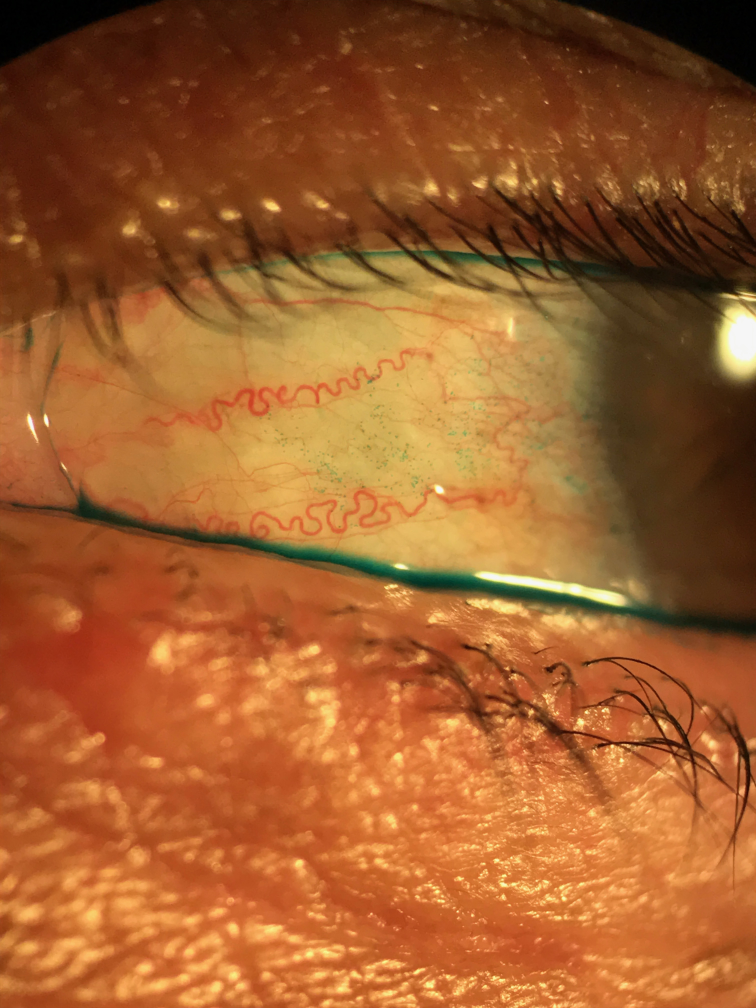
#> input picture test_images/LG_Staining/SC31V1_LGL_B2.jpg, 3024 x 4032 px, found by its file name (shown at 1/4 size); its folder holds 4 pictures in this run
$ python 3-model_predict.py
#> lines starting #> are read from the running program, lines starting #| are printed output that depends on the picture
### utils/get_dataset.py
import os
import imageio
import numpy as np
from skimage.transform import resize
import matplotlib.pyplot as plt

from tqdm import tqdm

from utils.data_augment import get_random_perturbation


# [68 lines left out: function get_data_train, not called in this run]

def get_data_test(image_path, img_rows, img_cols):
#> called with image_path = 'training/LG_Staining/test_images', img_rows = 512, img_cols = 512
    print()
    filenames = []
    total = 0
    for dirName, subdirList, fileList in os.walk(image_path):
        for filename in fileList:
            if ".jpg" in filename.lower():
                name = filename.split('.')[0]
                filenames.append(name)
                total += 1
#> pass 2 of the loop in get_data_test, `for dirName, subdirList, fileList in os.walk(image_path):`:
    print('Total', total, 'sample images to analyse')

    print()
    print('Preprocessing sample data for test')
    pbar = tqdm(total = total)
    imags_temp = np.ndarray((total, img_rows, img_cols, 3), dtype=np.uint8)
    for i in range(total):
            imag = imageio.imread(os.path.join(image_path, filenames[i] + '.jpg'))
#> imag is the input picture: shape (4032, 3024, 3); mean R, G, B 158.1, 92.9, 44.8
            imag = np.uint8(imag)
            imag = resize(imag, (img_rows, img_cols, 3), order = 0)
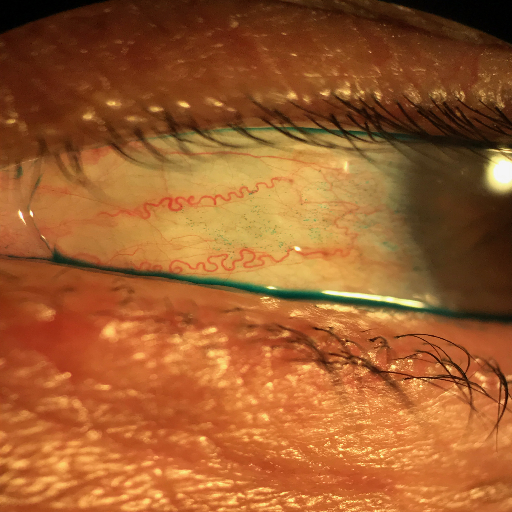
#> imag: shape (512, 512, 3); mean R, G, B 158.1, 92.9, 44.8
            imag = np.uint8(imag*255.)
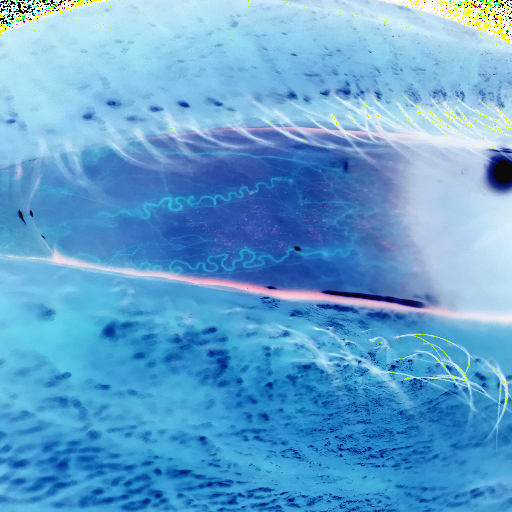
#> imag: shape (512, 512, 3); mean R, G, B 97.3, 162.5, 209.2
            imags_temp[i] = imag

            pbar.update(1)
#> pass 2 of the loop in get_data_test, `for i in range(total):`:
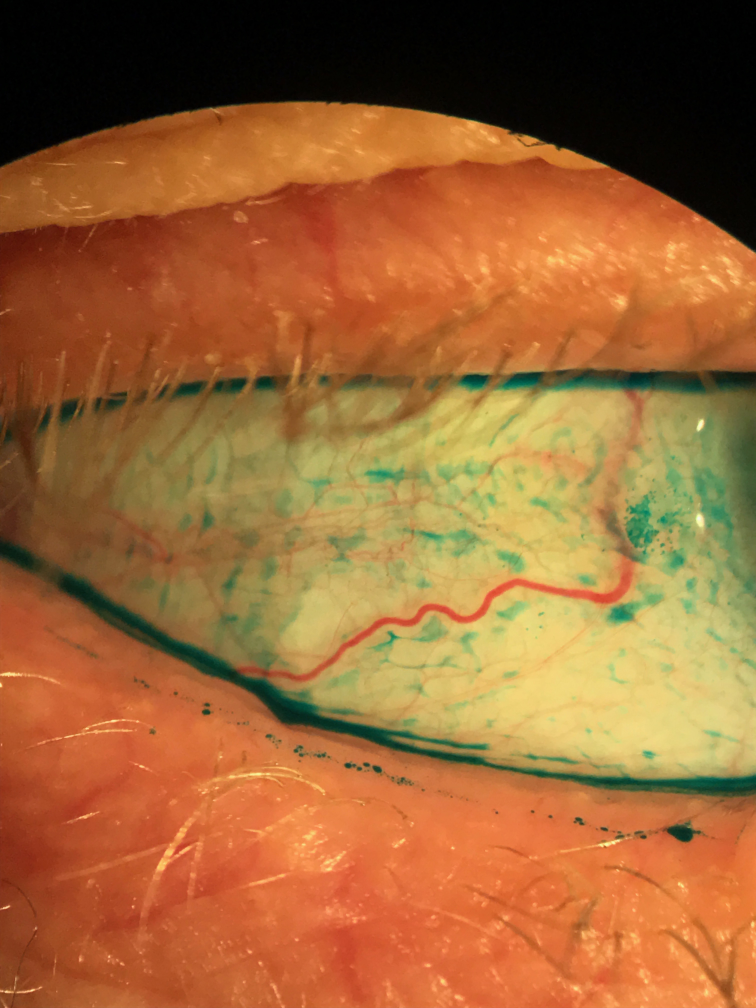
#> input picture test_images/LG_Staining/SC35V1_LGR_B1.jpg, 3024 x 4032 px, found by its file name (shown at 1/4 size)
#> in get_data_test, imag is the input picture: shape (4032, 3024, 3); mean R, G, B 157.5, 102.2, 54.3
#> in get_data_test, `imag = resize(imag, (img_rows, img_cols, 3), order = 0)`:
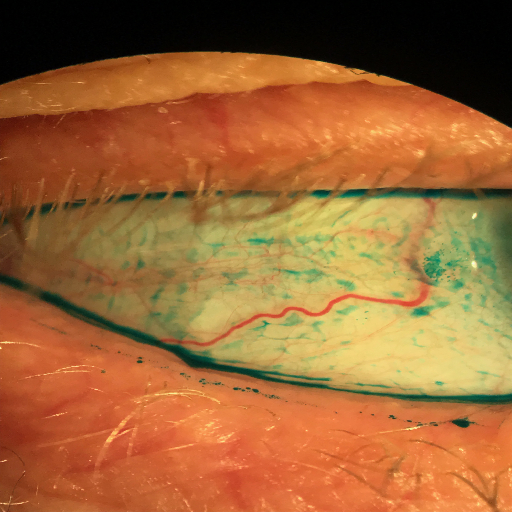
#> imag: shape (512, 512, 3); mean R, G, B 157.4, 102.2, 54.3
#> in get_data_test, `imag = np.uint8(imag*255.)`:
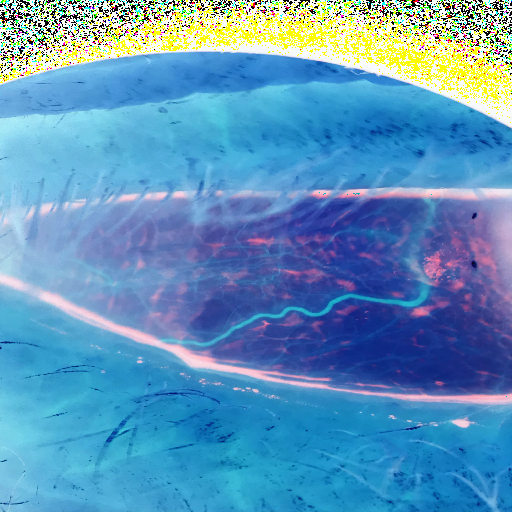
#> imag: shape (512, 512, 3); mean R, G, B 92.5, 148.3, 187.5
#> pass 3 of the loop in get_data_test, `for i in range(total):`:
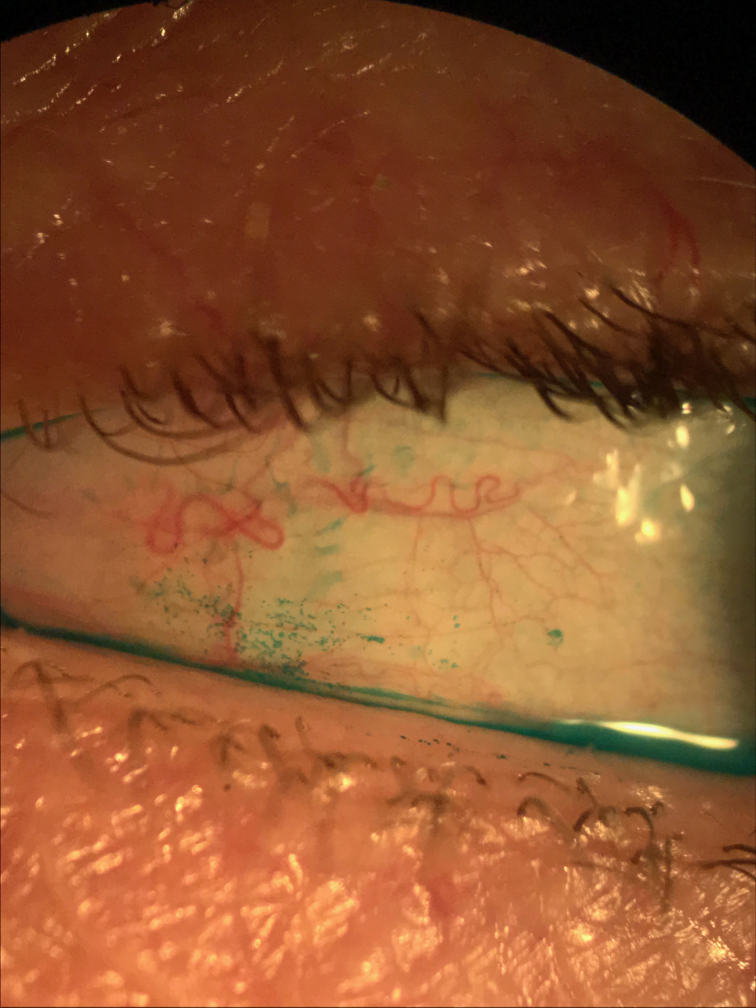
#> input picture test_images/LG_Staining/7801LE_LG_B (1).jpg, 3024 x 4032 px, found by its file name (shown at 1/4 size)
#> in get_data_test, imag is the input picture: shape (4032, 3024, 3); mean R, G, B 142.3, 84.8, 46.9
#> in get_data_test, `imag = resize(imag, (img_rows, img_cols, 3), order = 0)`:
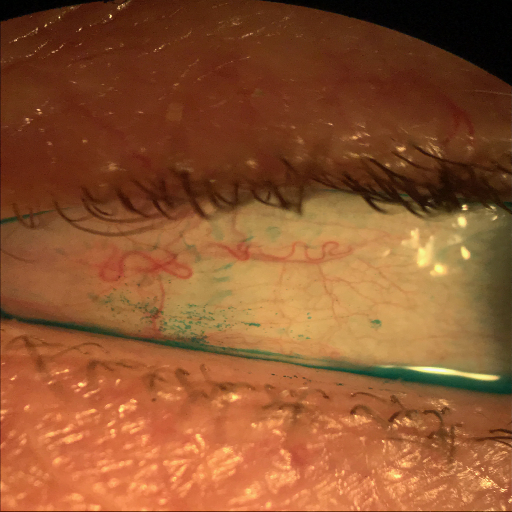
#> imag: shape (512, 512, 3); mean R, G, B 142.2, 84.7, 46.9
#> in get_data_test, `imag = np.uint8(imag*255.)`:
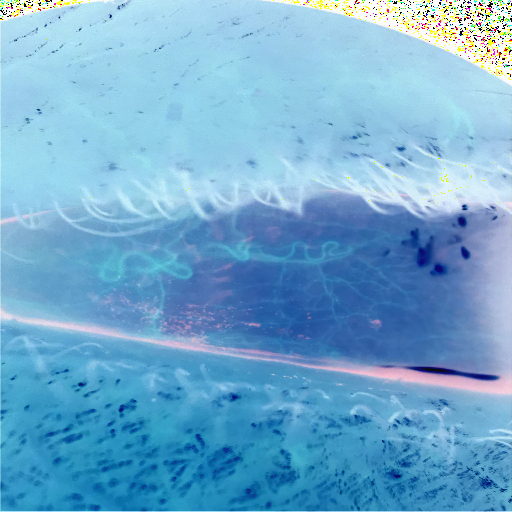
#> imag: shape (512, 512, 3); mean R, G, B 112.9, 170.3, 207
#> the loop made 4 passes; the first 3 are shown
    pbar.close()
    imags = imags_temp

    return imags, filenames

### utils/UNet_model.py
import tensorflow as tf
from tensorflow.keras.models import Model
from tensorflow.keras.layers import Input, concatenate, Conv2D, MaxPooling2D, Conv2DTranspose
from tensorflow.keras.optimizers import Adam

def get_unet(img_rows = 512, img_cols = 512, img_chns =3):
    inputs = Input((img_rows, img_cols, img_chns))
    conv1 = Conv2D(32, (3, 3), activation='relu', padding='same')(inputs)
    conv1 = Conv2D(32, (3, 3), activation='relu', padding='same')(conv1)
    pool1 = MaxPooling2D(pool_size=(2, 2))(conv1)

    conv2 = Conv2D(64, (3, 3), activation='relu', padding='same')(pool1)
    conv2 = Conv2D(64, (3, 3), activation='relu', padding='same')(conv2)
    pool2 = MaxPooling2D(pool_size=(2, 2))(conv2)

    conv3 = Conv2D(128, (3, 3), activation='relu', padding='same')(pool2)
    conv3 = Conv2D(128, (3, 3), activation='relu', padding='same')(conv3)
    pool3 = MaxPooling2D(pool_size=(2, 2))(conv3)

    conv4 = Conv2D(256, (3, 3), activation='relu', padding='same')(pool3)
    conv4 = Conv2D(256, (3, 3), activation='relu', padding='same')(conv4)
    pool4 = MaxPooling2D(pool_size=(2, 2))(conv4)

    conv5 = Conv2D(512, (3, 3), activation='relu', padding='same')(pool4)
    conv5 = Conv2D(512, (3, 3), activation='relu', padding='same')(conv5)

    up6 = concatenate([Conv2DTranspose(256, (2, 2), strides=(2, 2), padding='same')(conv5), conv4], axis=3)
    conv6 = Conv2D(256, (3, 3), activation='relu', padding='same')(up6)
    conv6 = Conv2D(256, (3, 3), activation='relu', padding='same')(conv6)

    up7 = concatenate([Conv2DTranspose(128, (2, 2), strides=(2, 2), padding='same')(conv6), conv3], axis=3)
    conv7 = Conv2D(128, (3, 3), activation='relu', padding='same')(up7)
    conv7 = Conv2D(128, (3, 3), activation='relu', padding='same')(conv7)

    up8 = concatenate([Conv2DTranspose(64, (2, 2), strides=(2, 2), padding='same')(conv7), conv2], axis=3)
    conv8 = Conv2D(64, (3, 3), activation='relu', padding='same')(up8)
    conv8 = Conv2D(64, (3, 3), activation='relu', padding='same')(conv8)

    up9 = concatenate([Conv2DTranspose(32, (2, 2), strides=(2, 2), padding='same')(conv8), conv1], axis=3)
    conv9 = Conv2D(32, (3, 3), activation='relu', padding='same')(up9)
    conv9 = Conv2D(32, (3, 3), activation='relu', padding='same')(conv9)

    conv10 = Conv2D(1, (1, 1), activation='sigmoid')(conv9)


    model = Model(inputs=[inputs], outputs=[conv10])
    #model.summary()
    #plot_model(model, to_file='model.png')

    model.compile(
        optimizer=Adam(
            lr=1e-3,
            beta_1=0.9,
            beta_2=0.999,
            epsilon=1e-08,
            decay=0.000000199
            ),
        loss='binary_crossentropy',
        metrics=['accuracy']
        )

    return model

### training/LG_Staining/3-model_predict.py
# %%
import os
import numpy as np
from tqdm import tqdm
from skimage.io import imsave

from utils.UNet_model import get_unet
from utils.get_dataset import get_data_test


# %%
project_dir = 'training/LG_Staining'
image_dir =  project_dir + '/test_images'
result_dir = project_dir + '/test_results'
if not os.path.exists(result_dir):
    os.mkdir(result_dir)

img_rows = 512
img_cols = 512
img_chns = 3


# %%
print()
print('-'*30, 'Loading and preprocessing test data...','-'*30)

imags_test, filenames = get_data_test(image_dir, img_rows, img_cols)
imags_test = np.float32(imags_test)
imags_test /= 255.  # scale masks to [0, 1]


# %%
print()
print('-'*30, 'Saving preprocessed test images to files...','-'*30)

imags = np.uint8(imags_test*255.)

count_processed = 0
if not os.path.exists(result_dir):
    os.mkdir(result_dir)
pbar = tqdm(total = imags.shape[0])
for i in range(0, imags.shape[0]):
    #imsave(os.path.join(pred_dir, 'pre_processed_' + str(count_processed) + '.png'), imags[i])
    imsave(os.path.join(result_dir,  filenames[i] + '.png'), imags[i])
    count_processed += 1

    pbar.update(1)
pbar.close()


# %%
print()
print('-'*30, 'Creating and compiling model...','-'*30)
model = get_unet(img_rows, img_cols, img_chns)
#> (the run stopped early here; a loop or call above may not have finished)
